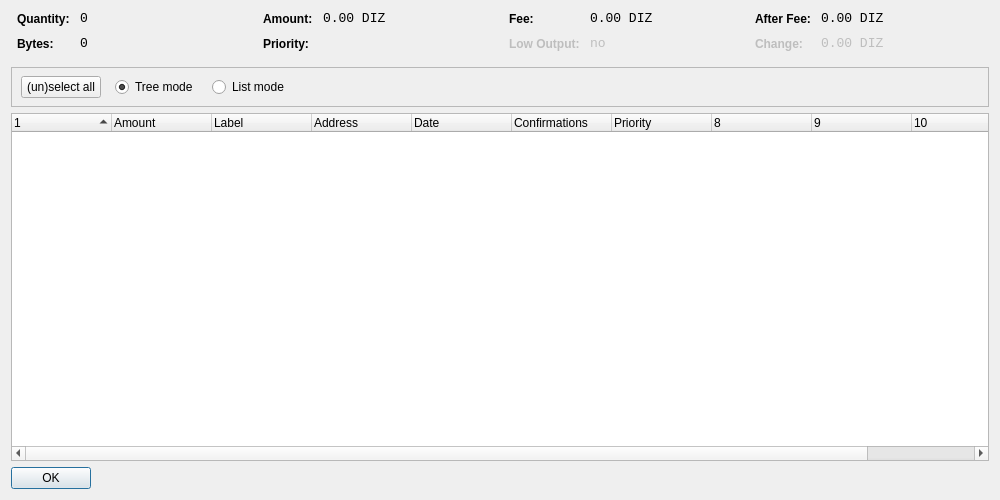
<?xml version="1.0" encoding="UTF-8"?>
<ui version="4.0">
 <class>CoinControlDialog</class>
 <widget class="QDialog" name="CoinControlDialog">
  <property name="geometry">
   <rect>
    <x>0</x>
    <y>0</y>
    <width>1000</width>
    <height>500</height>
   </rect>
  </property>
  <property name="windowTitle">
   <string>Coin Control</string>
  </property>
  <layout class="QVBoxLayout" name="verticalLayout">
   <item>
    <layout class="QHBoxLayout" name="horizontalLayoutTop" stretch="0,0,0,0">
     <property name="topMargin">
      <number>0</number>
     </property>
     <property name="bottomMargin">
      <number>10</number>
     </property>
     <item>
      <layout class="QFormLayout" name="formLayoutCoinControl1">
       <property name="horizontalSpacing">
        <number>10</number>
       </property>
       <property name="verticalSpacing">
        <number>10</number>
       </property>
       <property name="leftMargin">
        <number>6</number>
       </property>
       <property name="rightMargin">
        <number>6</number>
       </property>
       <item row="0" column="0">
        <widget class="QLabel" name="labelCoinControlQuantityText">
         <property name="styleSheet">
          <string notr="true">font-weight:bold;</string>
         </property>
         <property name="text">
          <string>Quantity:</string>
         </property>
        </widget>
       </item>
       <item row="0" column="1">
        <widget class="QLabel" name="labelCoinControlQuantity">
         <property name="font">
          <font>
           <family>Monospace</family>
           <pointsize>10</pointsize>
          </font>
         </property>
         <property name="cursor">
          <cursorShape>IBeamCursor</cursorShape>
         </property>
         <property name="contextMenuPolicy">
          <enum>Qt::ActionsContextMenu</enum>
         </property>
         <property name="text">
          <string notr="true">0</string>
         </property>
         <property name="textInteractionFlags">
          <set>Qt::LinksAccessibleByMouse|Qt::TextSelectableByKeyboard|Qt::TextSelectableByMouse</set>
         </property>
        </widget>
       </item>
       <item row="1" column="0">
        <widget class="QLabel" name="labelCoinControlBytesText">
         <property name="styleSheet">
          <string notr="true">font-weight:bold;</string>
         </property>
         <property name="text">
          <string>Bytes:</string>
         </property>
        </widget>
       </item>
       <item row="1" column="1">
        <widget class="QLabel" name="labelCoinControlBytes">
         <property name="font">
          <font>
           <family>Monospace</family>
           <pointsize>10</pointsize>
          </font>
         </property>
         <property name="cursor">
          <cursorShape>IBeamCursor</cursorShape>
         </property>
         <property name="contextMenuPolicy">
          <enum>Qt::ActionsContextMenu</enum>
         </property>
         <property name="text">
          <string notr="true">0</string>
         </property>
         <property name="textInteractionFlags">
          <set>Qt::LinksAccessibleByMouse|Qt::TextSelectableByKeyboard|Qt::TextSelectableByMouse</set>
         </property>
        </widget>
       </item>
      </layout>
     </item>
     <item>
      <layout class="QFormLayout" name="formLayoutCoinControl2">
       <property name="horizontalSpacing">
        <number>10</number>
       </property>
       <property name="verticalSpacing">
        <number>10</number>
       </property>
       <property name="leftMargin">
        <number>6</number>
       </property>
       <property name="rightMargin">
        <number>6</number>
       </property>
       <item row="0" column="0">
        <widget class="QLabel" name="labelCoinControlAmountText">
         <property name="styleSheet">
          <string notr="true">font-weight:bold;</string>
         </property>
         <property name="text">
          <string>Amount:</string>
         </property>
        </widget>
       </item>
       <item row="0" column="1">
        <widget class="QLabel" name="labelCoinControlAmount">
         <property name="font">
          <font>
           <family>Monospace</family>
           <pointsize>10</pointsize>
          </font>
         </property>
         <property name="cursor">
          <cursorShape>IBeamCursor</cursorShape>
         </property>
         <property name="contextMenuPolicy">
          <enum>Qt::ActionsContextMenu</enum>
         </property>
         <property name="text">
          <string notr="true">0.00 DIZ</string>
         </property>
         <property name="textInteractionFlags">
          <set>Qt::LinksAccessibleByMouse|Qt::TextSelectableByKeyboard|Qt::TextSelectableByMouse</set>
         </property>
        </widget>
       </item>
       <item row="1" column="0">
        <widget class="QLabel" name="labelCoinControlPriorityText">
         <property name="styleSheet">
          <string notr="true">font-weight:bold;</string>
         </property>
         <property name="text">
          <string>Priority:</string>
         </property>
        </widget>
       </item>
       <item row="1" column="1">
        <widget class="QLabel" name="labelCoinControlPriority">
         <property name="font">
          <font>
           <family>Monospace</family>
           <pointsize>10</pointsize>
          </font>
         </property>
         <property name="cursor">
          <cursorShape>IBeamCursor</cursorShape>
         </property>
         <property name="contextMenuPolicy">
          <enum>Qt::ActionsContextMenu</enum>
         </property>
         <property name="text">
          <string/>
         </property>
         <property name="textInteractionFlags">
          <set>Qt::LinksAccessibleByMouse|Qt::TextSelectableByKeyboard|Qt::TextSelectableByMouse</set>
         </property>
        </widget>
       </item>
      </layout>
     </item>
     <item>
      <layout class="QFormLayout" name="formLayoutCoinControl3">
       <property name="horizontalSpacing">
        <number>10</number>
       </property>
       <property name="verticalSpacing">
        <number>10</number>
       </property>
       <property name="leftMargin">
        <number>6</number>
       </property>
       <property name="rightMargin">
        <number>6</number>
       </property>
       <item row="0" column="0">
        <widget class="QLabel" name="labelCoinControlFeeText">
         <property name="styleSheet">
          <string notr="true">font-weight:bold;</string>
         </property>
         <property name="text">
          <string>Fee:</string>
         </property>
        </widget>
       </item>
       <item row="0" column="1">
        <widget class="QLabel" name="labelCoinControlFee">
         <property name="font">
          <font>
           <family>Monospace</family>
           <pointsize>10</pointsize>
          </font>
         </property>
         <property name="cursor">
          <cursorShape>IBeamCursor</cursorShape>
         </property>
         <property name="contextMenuPolicy">
          <enum>Qt::ActionsContextMenu</enum>
         </property>
         <property name="text">
          <string notr="true">0.00 DIZ</string>
         </property>
         <property name="textInteractionFlags">
          <set>Qt::LinksAccessibleByMouse|Qt::TextSelectableByKeyboard|Qt::TextSelectableByMouse</set>
         </property>
        </widget>
       </item>
       <item row="1" column="0">
        <widget class="QLabel" name="labelCoinControlLowOutputText">
         <property name="enabled">
          <bool>false</bool>
         </property>
         <property name="styleSheet">
          <string notr="true">font-weight:bold;</string>
         </property>
         <property name="text">
          <string>Low Output:</string>
         </property>
        </widget>
       </item>
       <item row="1" column="1">
        <widget class="QLabel" name="labelCoinControlLowOutput">
         <property name="enabled">
          <bool>false</bool>
         </property>
         <property name="font">
          <font>
           <family>Monospace</family>
           <pointsize>10</pointsize>
          </font>
         </property>
         <property name="cursor">
          <cursorShape>IBeamCursor</cursorShape>
         </property>
         <property name="contextMenuPolicy">
          <enum>Qt::ActionsContextMenu</enum>
         </property>
         <property name="text">
          <string notr="true">no</string>
         </property>
         <property name="textInteractionFlags">
          <set>Qt::LinksAccessibleByMouse|Qt::TextSelectableByKeyboard|Qt::TextSelectableByMouse</set>
         </property>
        </widget>
       </item>
      </layout>
     </item>
     <item>
      <layout class="QFormLayout" name="formLayoutCoinControl4">
       <property name="horizontalSpacing">
        <number>10</number>
       </property>
       <property name="verticalSpacing">
        <number>10</number>
       </property>
       <property name="leftMargin">
        <number>6</number>
       </property>
       <property name="rightMargin">
        <number>6</number>
       </property>
       <item row="0" column="0">
        <widget class="QLabel" name="labelCoinControlAfterFeeText">
         <property name="styleSheet">
          <string notr="true">font-weight:bold;</string>
         </property>
         <property name="text">
          <string>After Fee:</string>
         </property>
        </widget>
       </item>
       <item row="0" column="1">
        <widget class="QLabel" name="labelCoinControlAfterFee">
         <property name="font">
          <font>
           <family>Monospace</family>
           <pointsize>10</pointsize>
          </font>
         </property>
         <property name="cursor">
          <cursorShape>IBeamCursor</cursorShape>
         </property>
         <property name="contextMenuPolicy">
          <enum>Qt::ActionsContextMenu</enum>
         </property>
         <property name="text">
          <string notr="true">0.00 DIZ</string>
         </property>
         <property name="textInteractionFlags">
          <set>Qt::LinksAccessibleByMouse|Qt::TextSelectableByKeyboard|Qt::TextSelectableByMouse</set>
         </property>
        </widget>
       </item>
       <item row="1" column="0">
        <widget class="QLabel" name="labelCoinControlChangeText">
         <property name="enabled">
          <bool>false</bool>
         </property>
         <property name="styleSheet">
          <string notr="true">font-weight:bold;</string>
         </property>
         <property name="text">
          <string>Change:</string>
         </property>
        </widget>
       </item>
       <item row="1" column="1">
        <widget class="QLabel" name="labelCoinControlChange">
         <property name="enabled">
          <bool>false</bool>
         </property>
         <property name="font">
          <font>
           <family>Monospace</family>
           <pointsize>10</pointsize>
          </font>
         </property>
         <property name="cursor">
          <cursorShape>IBeamCursor</cursorShape>
         </property>
         <property name="contextMenuPolicy">
          <enum>Qt::ActionsContextMenu</enum>
         </property>
         <property name="text">
          <string notr="true">0.00 DIZ</string>
         </property>
         <property name="textInteractionFlags">
          <set>Qt::LinksAccessibleByMouse|Qt::TextSelectableByKeyboard|Qt::TextSelectableByMouse</set>
         </property>
        </widget>
       </item>
      </layout>
     </item>
    </layout>
   </item>
   <item>
    <widget class="QFrame" name="frame">
     <property name="minimumSize">
      <size>
       <width>0</width>
       <height>40</height>
      </size>
     </property>
     <property name="frameShape">
      <enum>QFrame::StyledPanel</enum>
     </property>
     <property name="frameShadow">
      <enum>QFrame::Sunken</enum>
     </property>
     <widget class="QWidget" name="horizontalLayoutWidget">
      <property name="geometry">
       <rect>
        <x>10</x>
        <y>0</y>
        <width>781</width>
        <height>41</height>
       </rect>
      </property>
      <layout class="QHBoxLayout" name="horizontalLayoutPanel" stretch="0,0,0,0,0">
       <property name="spacing">
        <number>14</number>
       </property>
       <item>
        <widget class="QPushButton" name="pushButtonSelectAll">
         <property name="sizePolicy">
          <sizepolicy hsizetype="Maximum" vsizetype="Fixed">
           <horstretch>0</horstretch>
           <verstretch>0</verstretch>
          </sizepolicy>
         </property>
         <property name="text">
          <string>(un)select all</string>
         </property>
        </widget>
       </item>
       <item>
        <widget class="QRadioButton" name="radioTreeMode">
         <property name="sizePolicy">
          <sizepolicy hsizetype="Maximum" vsizetype="Fixed">
           <horstretch>0</horstretch>
           <verstretch>0</verstretch>
          </sizepolicy>
         </property>
         <property name="text">
          <string>Tree mode</string>
         </property>
         <property name="checked">
          <bool>true</bool>
         </property>
        </widget>
       </item>
       <item>
        <widget class="QRadioButton" name="radioListMode">
         <property name="sizePolicy">
          <sizepolicy hsizetype="Maximum" vsizetype="Fixed">
           <horstretch>0</horstretch>
           <verstretch>0</verstretch>
          </sizepolicy>
         </property>
         <property name="text">
          <string>List mode</string>
         </property>
        </widget>
       </item>
       <item>
        <spacer name="horizontalSpacer">
         <property name="orientation">
          <enum>Qt::Horizontal</enum>
         </property>
         <property name="sizeHint" stdset="0">
          <size>
           <width>40</width>
           <height>20</height>
          </size>
         </property>
        </spacer>
       </item>
      </layout>
     </widget>
    </widget>
   </item>
   <item>
    <widget class="CoinControlTreeWidget" name="treeWidget">
     <property name="contextMenuPolicy">
      <enum>Qt::CustomContextMenu</enum>
     </property>
     <property name="sortingEnabled">
      <bool>false</bool>
     </property>
     <property name="columnCount">
      <number>11</number>
     </property>
     <attribute name="headerShowSortIndicator" stdset="0">
      <bool>true</bool>
     </attribute>
     <attribute name="headerStretchLastSection">
      <bool>false</bool>
     </attribute>
     <column>
      <property name="text">
       <string/>
      </property>
     </column>
     <column>
      <property name="text">
       <string>Amount</string>
      </property>
     </column>
     <column>
      <property name="text">
       <string>Label</string>
      </property>
     </column>
     <column>
      <property name="text">
       <string>Address</string>
      </property>
     </column>
     <column>
      <property name="text">
       <string>Date</string>
      </property>
     </column>
     <column>
      <property name="text">
       <string>Confirmations</string>
      </property>
      <property name="toolTip">
       <string>Confirmed</string>
      </property>
     </column>
     <column>
      <property name="text">
       <string>Priority</string>
      </property>
     </column>
     <column>
      <property name="text">
       <string/>
      </property>
     </column>
     <column>
      <property name="text">
       <string/>
      </property>
     </column>
     <column>
      <property name="text">
       <string/>
      </property>
     </column>
     <column>
      <property name="text">
       <string/>
      </property>
     </column>
    </widget>
   </item>
   <item>
    <widget class="QDialogButtonBox" name="buttonBox">
     <property name="sizePolicy">
      <sizepolicy hsizetype="Maximum" vsizetype="Fixed">
       <horstretch>0</horstretch>
       <verstretch>0</verstretch>
      </sizepolicy>
     </property>
     <property name="orientation">
      <enum>Qt::Horizontal</enum>
     </property>
     <property name="standardButtons">
      <set>QDialogButtonBox::Ok</set>
     </property>
    </widget>
   </item>
  </layout>
 </widget>
 <customwidgets>
  <customwidget>
   <class>CoinControlTreeWidget</class>
   <extends>QTreeWidget</extends>
   <header>coincontroltreewidget.h</header>
  </customwidget>
 </customwidgets>
 <resources/>
 <connections/>
</ui>
